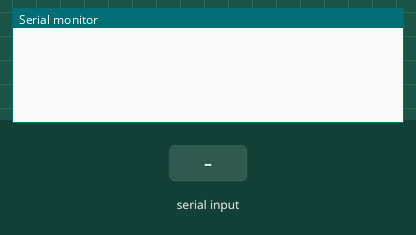
This sketch was run on a simulated Arduino Uno, built with avr-gcc and run on an emulated ATmega328P. On the bench: the last lines printed to the serial monitor. The inputs (shaded band) are chosen by the test bench. Storage starts empty.

Above: at 1.2 s.
1.3 s: "i" received over Serial
At 2.5 s:
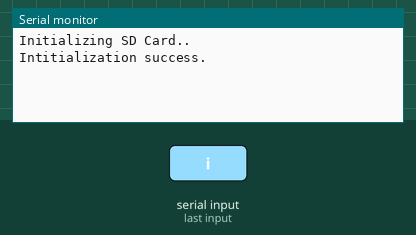
2.8 s: "I" received over Serial
At 4.0 s:
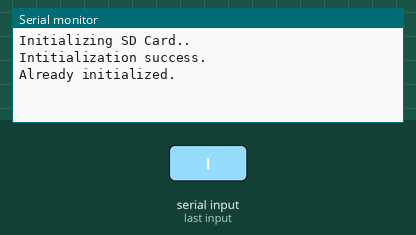
4.3 s: "n" received over Serial
At 4.9 s:
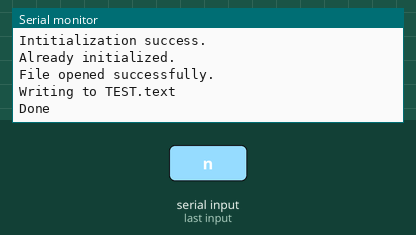
5.8 s: "r" received over Serial
At 7.4 s:
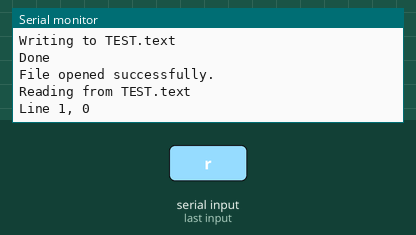

Measured:
- after the input at 1.3 s, the serial monitor: prints a new line at once (image 1)
- after the input at 2.8 s, the serial monitor: prints a new line at once (image 2)
- after the input at 4.3 s, the serial monitor: prints a new line at once (image 3)
- after the input at 5.8 s, the serial monitor: prints a new line at once (image 4)

The sketch:

SD_Read_Write.ino
```cpp
//-----------------------------------------------//

//  Writing to and reading from a micro SD card.
//
//  Type "i" or "I" in the serial terminal to
//  initialize the card.
//
//  Type "n" to open/create a new file and
//  write to it.
//
//  Type "r" to read some text until a \n
//
//  Author : Vishnu M Aiea
//  Web : www.vishnumaiea.in
//  IST 7:22 PM 28-02-2017, Tuesday

//-----------------------------------------------//

#include <SPI.h>
#include <SD.h>

byte inByte; //byte read from terminal
bool sdInitSuccess = false; //card init status
File myFile;
String readText; //text read from file
char readCharArray[128]; //buffer for reading from file
unsigned long fileSize; //size of opened file
unsigned long filePos = 0;

//-------------------------------------------------------

void setup() {
  Serial.begin(9600);
  while (!Serial) {
    ; //wait for the serial port to connect.
  }
}

//-------------------------------------------------------

void loop() {
  if (Serial.available() > 0) {
    inByte = Serial.read();

    if (inByte == 'i' || inByte == 'I')
    {
      if (sdInitSuccess) { //check if card is initialized already
        Serial.println("Already initialized.\n");
      }
      else if (!sdInitSuccess) { //if not already initialized
        Serial.println("Initializing SD Card..");
        if (!SD.begin(10)) { //using pin 10 (SS)
          Serial.println("Initialization failed!\n");
          sdInitSuccess = false; //failure
          return;
        }
        else {
          Serial.println("Intitialization success.");
          Serial.println();
          sdInitSuccess = true;
        }
      }
    }

    else if (inByte == 'n' || inByte == 'N') {
      if (sdInitSuccess) { //proceed only if card is initialized
        myFile = SD.open("TEST.txt", FILE_WRITE);

        if (myFile) {
          Serial.println("File opened successfully.");
          Serial.println("Writing to TEST.text");
          myFile.println("Line 1");
          myFile.close(); //this writes to the card
          Serial.println("Done");
          Serial.println();
        }
        else { //else show error
          Serial.println("Error opeing file.\n");
        }
      }

      else {
        Serial.println("SD Card not initialized.");
        Serial.println("Type \"i\" to initialize.\n");
      }
    }

    else if (inByte == 'r' || inByte == 'R') {
      if (sdInitSuccess) { //proceed only if card is initialized
        myFile = SD.open("TEST.txt");

        if (myFile) {
          Serial.println("File opened successfully.");
          Serial.println("Reading from TEST.text");
          readText = (String) readUntil(myFile, 10); //read until newline
          Serial.print(readText);
          Serial.print(", ");
          Serial.println(filePos); //print current file position
          Serial.println();
          myFile.close();
        }
        else {
          Serial.println("Error opening file.\n");
        }
      }

      else {
        Serial.println("SD Card not initialized.");
        Serial.println("Type \"i\" to initialize.\n");
      }
    }

    else {
      Serial.println("Not recognized.\n"); //unknown cmd
    }
  }
}

//--------------------------------------------------------------

String readUntil(File &myFile, char n) { //read until n
  int i = 0;
  myFile.seek(filePos); //read from current filepos

  do {
    if (myFile.peek() != -1) { //check if file is empty
      readCharArray[i++] = myFile.read(); //read otherwise
      filePos++; //advance the filepos
    }
  } while ((myFile.peek() != -1) && (readCharArray[i - 1] != n)); //if not eof | \n

  if (myFile.peek() == -1) { //if eof reached
    filePos = 0; //if eof, reset to start pos
  }
  readCharArray[i - 1] = '\0'; //remove the extra \n
  return readCharArray;
}

//-------------------------------------------------------------
```
